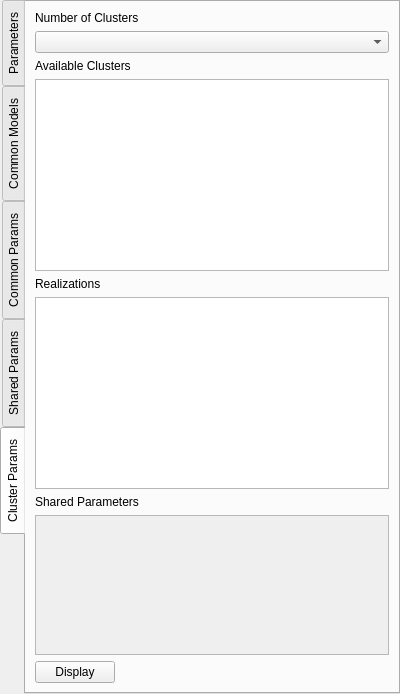
<?xml version="1.0" encoding="UTF-8"?>
<ui version="4.0">
 <class>MDSParameterExplorerTabWidget</class>
 <widget class="QTabWidget" name="MDSParameterExplorerTabWidget">
  <property name="geometry">
   <rect>
    <x>0</x>
    <y>0</y>
    <width>400</width>
    <height>694</height>
   </rect>
  </property>
  <property name="sizePolicy">
   <sizepolicy hsizetype="MinimumExpanding" vsizetype="Expanding">
    <horstretch>0</horstretch>
    <verstretch>0</verstretch>
   </sizepolicy>
  </property>
  <property name="windowTitle">
   <string>TabWidget</string>
  </property>
  <property name="tabPosition">
   <enum>QTabWidget::West</enum>
  </property>
  <property name="currentIndex">
   <number>4</number>
  </property>
  <widget class="QWidget" name="tab">
   <attribute name="title">
    <string>Parameters</string>
   </attribute>
   <layout class="QVBoxLayout" name="verticalLayout">
    <item>
     <widget class="QListWidget" name="completePropertiesList1">
      <property name="sizePolicy">
       <sizepolicy hsizetype="Minimum" vsizetype="Expanding">
        <horstretch>0</horstretch>
        <verstretch>0</verstretch>
       </sizepolicy>
      </property>
     </widget>
    </item>
    <item>
     <widget class="QScrollArea" name="parametersTreeScrollArea">
      <property name="sizePolicy">
       <sizepolicy hsizetype="Minimum" vsizetype="Expanding">
        <horstretch>0</horstretch>
        <verstretch>0</verstretch>
       </sizepolicy>
      </property>
      <property name="widgetResizable">
       <bool>true</bool>
      </property>
      <widget class="QWidget" name="scrollAreaWidgetContents">
       <property name="geometry">
        <rect>
         <x>0</x>
         <y>0</y>
         <width>347</width>
         <height>331</height>
        </rect>
       </property>
      </widget>
     </widget>
    </item>
   </layout>
  </widget>
  <widget class="QWidget" name="tab_2">
   <attribute name="title">
    <string>Common Models</string>
   </attribute>
   <layout class="QVBoxLayout" name="verticalLayout_2">
    <item>
     <widget class="QListWidget" name="completePropertiesList2">
      <property name="sizePolicy">
       <sizepolicy hsizetype="MinimumExpanding" vsizetype="MinimumExpanding">
        <horstretch>0</horstretch>
        <verstretch>0</verstretch>
       </sizepolicy>
      </property>
     </widget>
    </item>
    <item>
     <widget class="QScrollArea" name="parametersTreeScrollArea2">
      <property name="sizePolicy">
       <sizepolicy hsizetype="Expanding" vsizetype="Expanding">
        <horstretch>0</horstretch>
        <verstretch>0</verstretch>
       </sizepolicy>
      </property>
      <property name="widgetResizable">
       <bool>true</bool>
      </property>
      <widget class="QWidget" name="scrollAreaWidgetContents_3">
       <property name="geometry">
        <rect>
         <x>0</x>
         <y>0</y>
         <width>347</width>
         <height>207</height>
        </rect>
       </property>
      </widget>
     </widget>
    </item>
    <item>
     <widget class="QPushButton" name="findCommonModelButton">
      <property name="text">
       <string>Search</string>
      </property>
     </widget>
    </item>
    <item>
     <widget class="QListView" name="commonModelsResultsListView">
      <property name="sizePolicy">
       <sizepolicy hsizetype="MinimumExpanding" vsizetype="MinimumExpanding">
        <horstretch>0</horstretch>
        <verstretch>0</verstretch>
       </sizepolicy>
      </property>
     </widget>
    </item>
   </layout>
  </widget>
  <widget class="QWidget" name="tab">
   <attribute name="title">
    <string>Common Params</string>
   </attribute>
   <layout class="QVBoxLayout" name="verticalLayout_3">
    <item>
     <widget class="QListWidget" name="completePropertiesList">
      <property name="sizePolicy">
       <sizepolicy hsizetype="MinimumExpanding" vsizetype="MinimumExpanding">
        <horstretch>0</horstretch>
        <verstretch>0</verstretch>
       </sizepolicy>
      </property>
     </widget>
    </item>
    <item>
     <widget class="QPushButton" name="addButton">
      <property name="sizePolicy">
       <sizepolicy hsizetype="MinimumExpanding" vsizetype="Fixed">
        <horstretch>0</horstretch>
        <verstretch>0</verstretch>
       </sizepolicy>
      </property>
      <property name="text">
       <string>+</string>
      </property>
     </widget>
    </item>
    <item>
     <widget class="QPushButton" name="minusButton">
      <property name="sizePolicy">
       <sizepolicy hsizetype="MinimumExpanding" vsizetype="Fixed">
        <horstretch>0</horstretch>
        <verstretch>0</verstretch>
       </sizepolicy>
      </property>
      <property name="text">
       <string>-</string>
      </property>
     </widget>
    </item>
    <item>
     <widget class="QListWidget" name="selectedPropertiesList">
      <property name="enabled">
       <bool>true</bool>
      </property>
      <property name="sizePolicy">
       <sizepolicy hsizetype="MinimumExpanding" vsizetype="MinimumExpanding">
        <horstretch>0</horstretch>
        <verstretch>0</verstretch>
       </sizepolicy>
      </property>
     </widget>
    </item>
    <item>
     <widget class="QPushButton" name="commonParamSearchButton">
      <property name="sizePolicy">
       <sizepolicy hsizetype="MinimumExpanding" vsizetype="Fixed">
        <horstretch>0</horstretch>
        <verstretch>0</verstretch>
       </sizepolicy>
      </property>
      <property name="text">
       <string>Search</string>
      </property>
     </widget>
    </item>
    <item>
     <widget class="QScrollArea" name="resultsScrollArea">
      <property name="sizePolicy">
       <sizepolicy hsizetype="MinimumExpanding" vsizetype="MinimumExpanding">
        <horstretch>0</horstretch>
        <verstretch>0</verstretch>
       </sizepolicy>
      </property>
      <property name="widgetResizable">
       <bool>true</bool>
      </property>
      <widget class="QWidget" name="scrollAreaWidgetContents_2">
       <property name="geometry">
        <rect>
         <x>0</x>
         <y>0</y>
         <width>347</width>
         <height>175</height>
        </rect>
       </property>
      </widget>
     </widget>
    </item>
   </layout>
  </widget>
  <widget class="QWidget" name="tab_4">
   <attribute name="title">
    <string>Shared Params</string>
   </attribute>
   <layout class="QGridLayout" name="gridLayout">
    <item row="0" column="0">
     <widget class="QLabel" name="label_5">
      <property name="text">
       <string>Properties</string>
      </property>
     </widget>
    </item>
    <item row="1" column="0">
     <widget class="QListWidget" name="completePropertiesList4">
      <property name="sizePolicy">
       <sizepolicy hsizetype="MinimumExpanding" vsizetype="Expanding">
        <horstretch>0</horstretch>
        <verstretch>0</verstretch>
       </sizepolicy>
      </property>
     </widget>
    </item>
    <item row="2" column="0">
     <widget class="QLabel" name="label_6">
      <property name="text">
       <string>Shared parameters</string>
      </property>
     </widget>
    </item>
    <item row="3" column="0">
     <widget class="QScrollArea" name="sharedParamScrollArea">
      <property name="widgetResizable">
       <bool>true</bool>
      </property>
      <widget class="QWidget" name="scrollAreaWidgetContents_5">
       <property name="geometry">
        <rect>
         <x>0</x>
         <y>0</y>
         <width>347</width>
         <height>291</height>
        </rect>
       </property>
      </widget>
     </widget>
    </item>
    <item row="4" column="0">
     <widget class="QPushButton" name="displaySharedParamButton">
      <property name="text">
       <string>Plot</string>
      </property>
     </widget>
    </item>
   </layout>
  </widget>
  <widget class="QWidget" name="tab_3">
   <attribute name="title">
    <string>Cluster Params</string>
   </attribute>
   <layout class="QVBoxLayout" name="verticalLayout_4">
    <item>
     <widget class="QLabel" name="label_4">
      <property name="sizePolicy">
       <sizepolicy hsizetype="Minimum" vsizetype="Preferred">
        <horstretch>0</horstretch>
        <verstretch>0</verstretch>
       </sizepolicy>
      </property>
      <property name="text">
       <string>Number of Clusters</string>
      </property>
     </widget>
    </item>
    <item>
     <widget class="QComboBox" name="numClustersComboBox">
      <property name="sizePolicy">
       <sizepolicy hsizetype="MinimumExpanding" vsizetype="Fixed">
        <horstretch>0</horstretch>
        <verstretch>0</verstretch>
       </sizepolicy>
      </property>
     </widget>
    </item>
    <item>
     <widget class="QLabel" name="label">
      <property name="sizePolicy">
       <sizepolicy hsizetype="Minimum" vsizetype="Preferred">
        <horstretch>0</horstretch>
        <verstretch>0</verstretch>
       </sizepolicy>
      </property>
      <property name="text">
       <string>Available Clusters</string>
      </property>
     </widget>
    </item>
    <item>
     <widget class="QListWidget" name="clusterListWidget">
      <property name="sizePolicy">
       <sizepolicy hsizetype="MinimumExpanding" vsizetype="Expanding">
        <horstretch>0</horstretch>
        <verstretch>0</verstretch>
       </sizepolicy>
      </property>
     </widget>
    </item>
    <item>
     <widget class="QLabel" name="label_2">
      <property name="sizePolicy">
       <sizepolicy hsizetype="Minimum" vsizetype="Preferred">
        <horstretch>0</horstretch>
        <verstretch>0</verstretch>
       </sizepolicy>
      </property>
      <property name="text">
       <string>Realizations</string>
      </property>
     </widget>
    </item>
    <item>
     <widget class="QListWidget" name="propertiesListWidget">
      <property name="sizePolicy">
       <sizepolicy hsizetype="MinimumExpanding" vsizetype="Expanding">
        <horstretch>0</horstretch>
        <verstretch>0</verstretch>
       </sizepolicy>
      </property>
     </widget>
    </item>
    <item>
     <widget class="QLabel" name="label_3">
      <property name="sizePolicy">
       <sizepolicy hsizetype="Fixed" vsizetype="Preferred">
        <horstretch>0</horstretch>
        <verstretch>0</verstretch>
       </sizepolicy>
      </property>
      <property name="text">
       <string>Shared Parameters</string>
      </property>
     </widget>
    </item>
    <item>
     <widget class="QScrollArea" name="sharedParameterScrollArea">
      <property name="sizePolicy">
       <sizepolicy hsizetype="MinimumExpanding" vsizetype="Expanding">
        <horstretch>0</horstretch>
        <verstretch>0</verstretch>
       </sizepolicy>
      </property>
      <property name="widgetResizable">
       <bool>true</bool>
      </property>
      <widget class="QWidget" name="scrollAreaWidgetContents_4">
       <property name="geometry">
        <rect>
         <x>0</x>
         <y>0</y>
         <width>347</width>
         <height>116</height>
        </rect>
       </property>
      </widget>
     </widget>
    </item>
    <item>
     <widget class="QPushButton" name="displayPushButton">
      <property name="sizePolicy">
       <sizepolicy hsizetype="Fixed" vsizetype="Fixed">
        <horstretch>0</horstretch>
        <verstretch>0</verstretch>
       </sizepolicy>
      </property>
      <property name="text">
       <string>Display</string>
      </property>
     </widget>
    </item>
   </layout>
  </widget>
 </widget>
 <resources/>
 <connections/>
</ui>
